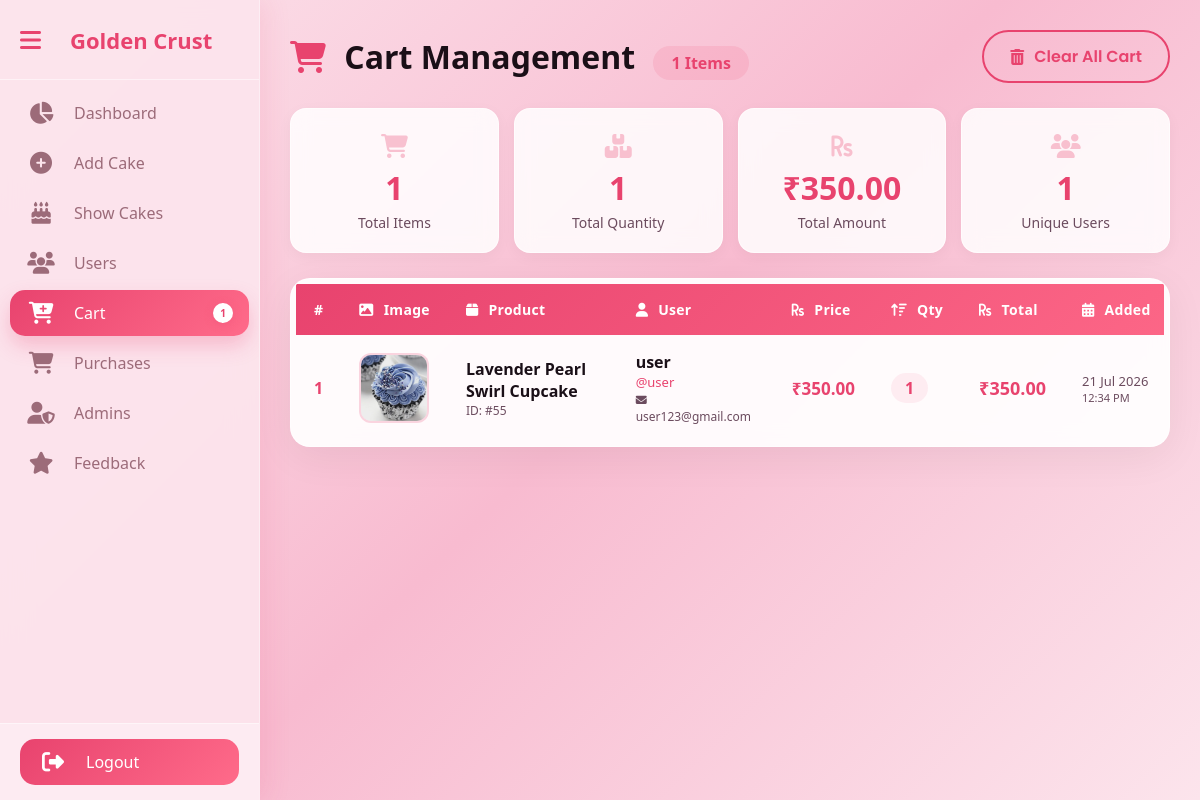
The page /project/admin/admin_cart.php (signed in) on the database as committed earlier.
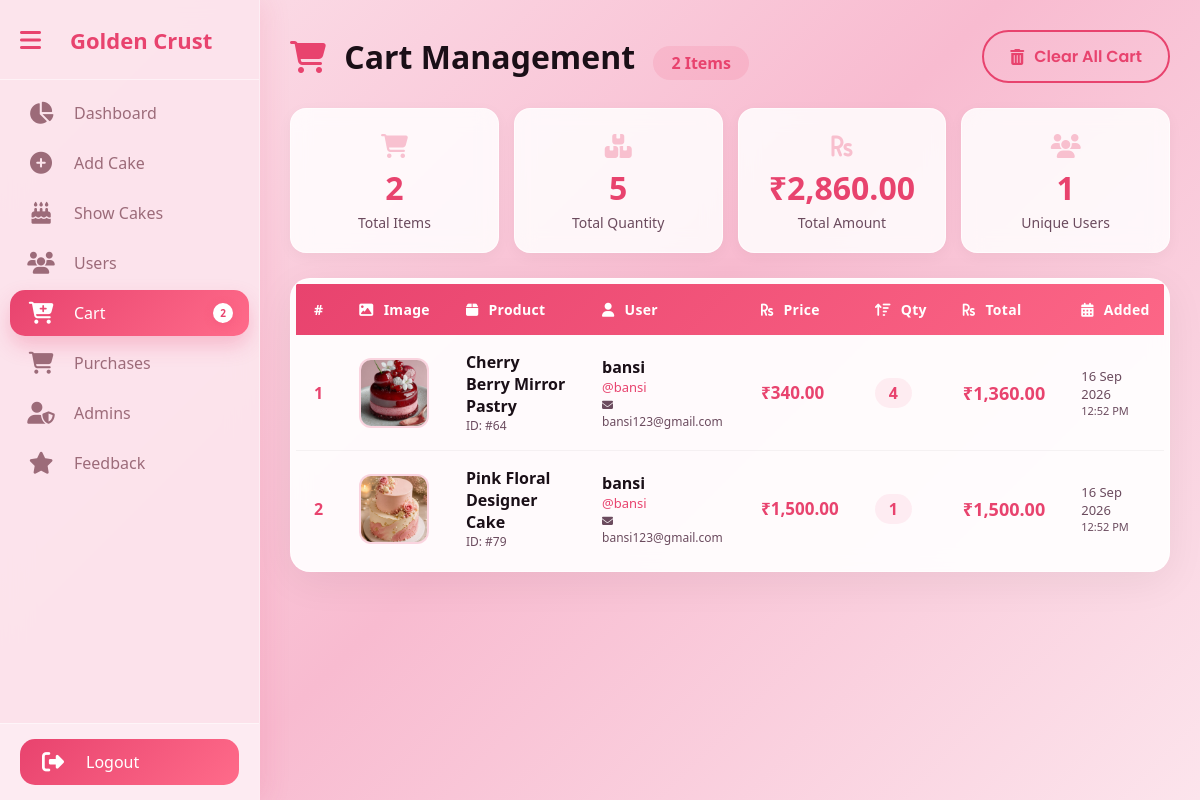
The same page on the database as committed later.
### tables this page shows
CREATE TABLE `cart` (
  `id` int(11) NOT NULL,
  `user_id` int(11) NOT NULL,
  `product_id` int(11) NOT NULL,
  `itemname` varchar(255) NOT NULL,
  `price` decimal(10,2) NOT NULL,
  `quantity` int(11) NOT NULL DEFAULT 1,
  `total` decimal(10,2) NOT NULL,
  `img` varchar(255) DEFAULT NULL,
  `username` varchar(100) NOT NULL,
  `created_at` timestamp NOT NULL DEFAULT current_timestamp()
);

CREATE TABLE `users` (
  `id` int(11) NOT NULL,
  `name` varchar(100) NOT NULL,
  `address` text DEFAULT NULL,
  `city` varchar(100) DEFAULT NULL,
  `pincode` varchar(10) DEFAULT NULL,
  `state` varchar(100) DEFAULT NULL,
  `country` varchar(100) DEFAULT NULL,
  `username` varchar(100) DEFAULT NULL,
  `email` varchar(100) NOT NULL,
  `dob` date DEFAULT NULL,
  `password` varchar(100) NOT NULL,
  `gender` enum('Male','Female','Other') DEFAULT NULL,
  `mobileno` varchar(15) DEFAULT NULL,
  `created_at` timestamp NOT NULL DEFAULT current_timestamp(),
  `phone` varchar(20) DEFAULT NULL
);

### project/admin/admin_cart.php (the view, shortened to what this page needs)
<?php
$conn = mysqli_connect("localhost","root","","golden_crust");
$query = "
    SELECT
        c.id,
        c.user_id,
        c.product_id,
        c.itemname,
        c.price,
        c.quantity,
        c.total,
        c.img,
        c.username,
        c.created_at,
        u.name AS user_fullname,
        u.email AS user_email,
        u.mobileno AS user_mobile
    FROM cart c
    LEFT JOIN users u ON c.user_id = u.id
    ORDER BY c.created_at DESC
";
$result = mysqli_query($conn, $query);
$total_items_query = mysqli_query($conn, "SELECT COUNT(*) AS total FROM cart");
$total_items = mysqli_fetch_assoc($total_items_query)['total'] ?? 0;
$total_quantity_query = mysqli_query($conn, "SELECT SUM(quantity) AS total FROM cart");
$total_quantity = mysqli_fetch_assoc($total_quantity_query)['total'] ?? 0;
$total_amount_query = mysqli_query($conn, "SELECT SUM(total) AS total FROM cart");
$total_amount = mysqli_fetch_assoc($total_amount_query)['total'] ?? 0;
$unique_users_query = mysqli_query($conn, "SELECT COUNT(DISTINCT user_id) AS total FROM cart");
$unique_users = mysqli_fetch_assoc($unique_users_query)['total'] ?? 0;
?>
<!DOCTYPE html>
<html>
<head>
    <link rel="stylesheet" href="https://cdnjs.cloudflare.com/ajax/libs/font-awesome/6.4.0/css/all.min.css">
</head>
<body>
<?php include "includes/sidebar.php"; ?>
<div class="main" id="main">
    <div class="page-header">
        <div class="title">
            <i class="fas fa-shopping-cart"></i> Cart Management
            <span class="badge"><?php echo $total_items; ?> Items</span>
        </div>
        <?php if($total_items > 0): ?>
            <a href="?clear_all=1" class="btn-clear" onclick="return confirm('Are you sure you want to clear all cart items?')">
                <i class="fas fa-trash-alt"></i> Clear All Cart
            </a>
        <?php endif; ?>
    </div>
    <div class="stats-grid">
        <div class="stat-card">
            <div class="stat-icon"><i class="fas fa-shopping-cart"></i></div>
            <div class="stat-number"><?php echo $total_items; ?></div>
            <div class="stat-label">Total Items</div>
        </div>
        <div class="stat-card">
            <div class="stat-icon"><i class="fas fa-boxes"></i></div>
            <div class="stat-number"><?php echo $total_quantity; ?></div>
            <div class="stat-label">Total Quantity</div>
        </div>
        <div class="stat-card">
            <div class="stat-icon"><i class="fas fa-rupee-sign"></i></div>
            <div class="stat-number">₹<?php echo number_format($total_amount, 2); ?></div>
            <div class="stat-label">Total Amount</div>
        </div>
        <div class="stat-card">
            <div class="stat-icon"><i class="fas fa-users"></i></div>
            <div class="stat-number"><?php echo $unique_users; ?></div>
            <div class="stat-label">Unique Users</div>
        </div>
    </div>
    <div class="table-wrapper">
        <div class="table-scroll">
            <table>
                <thead>
                    <tr>
                        <th>#</th>
                        <th><i class="fas fa-image"></i> Image</th>
                        <th><i class="fas fa-box"></i> Product</th>
                        <th><i class="fas fa-user"></i> User</th>
                        <th><i class="fas fa-rupee-sign"></i> Price</th>
                        <th><i class="fas fa-sort-amount-up"></i> Qty</th>
                        <th><i class="fas fa-rupee-sign"></i> Total</th>
                        <th><i class="fas fa-calendar-alt"></i> Added</th>
                    </tr>
                </thead>
                <tbody>
                    <?php if(mysqli_num_rows($result) > 0): ?>
                        <?php $sr = 1; while($row = mysqli_fetch_assoc($result)): ?>
                        <tr>
                            <td class="serial-number"><?php echo $sr++; ?></td>
                            <td>
                                <?php
                                $image_path = '';
                                $image_exists = false;
                                if(!empty($row['img'])){
                                    $paths_to_try = [
                                        'admin/uploads/' . $row['img'],
                                        '../admin/uploads/' . $row['img'],
                                        '../../admin/uploads/' . $row['img'],
                                        'uploads/' . $row['img'],
                                        '../uploads/' . $row['img'],
                                        '../../uploads/' . $row['img']
                                    ];
                                    foreach($paths_to_try as $test_path){
                                        if(file_exists($test_path)){
                                            $image_path = $test_path;
                                            $image_exists = true;
                                            break;
                                        }
                                    }
                                }
                                ?>
                                <?php if(!empty($row['img']) && $image_exists): ?>
                                    <img src="<?php echo htmlspecialchars($image_path); ?>"
                                         alt="<?php echo htmlspecialchars($row['itemname']); ?>"
                                         class="item-img"
                                         onerror="this.style.display='none'; this.nextElementSibling.style.display='flex';">
                                <?php else: ?>
                                    <div class="item-img-placeholder">
                                        <i class="fas fa-cake"></i>
                                    </div>
                                <?php endif; ?>
                            </td>
                            <td>
                                <div class="product-name"><?php echo htmlspecialchars($row['itemname']); ?></div>
                                <div class="product-id">ID: #<?php echo $row['product_id']; ?></div>
                            </td>
                            <td>
                                <div class="user-cell">
                                    <div class="user-name"><?php echo htmlspecialchars($row['user_fullname'] ?? $row['username']); ?></div>
                                    <div class="user-username">@<?php echo htmlspecialchars($row['username']); ?></div>
                                    <div class="user-email"><i class="fas fa-envelope" style="font-size: 11px;"></i> <?php echo htmlspecialchars($row['user_email'] ?? 'N/A'); ?></div>
                                </div>
                            </td>
                            <td class="price-text">₹<?php echo number_format($row['price'], 2); ?></td>
                            <td><span class="qty-badge"><?php echo $row['quantity']; ?></span></td>
                            <td class="total-text">₹<?php echo number_format($row['total'], 2); ?></td>
                            <td>
                                <div class="date-text"><?php echo date('d M Y', strtotime($row['created_at'])); ?></div>
                                <div class="time-text"><?php echo date('h:i A', strtotime($row['created_at'])); ?></div>
                            </td>
                        </tr>
                        <?php endwhile; ?>
                    <?php endif; ?>
                </tbody>
            </table>
        </div>
    </div>
</div>
</body>
</html>

### project/admin/includes/sidebar.php (shortened to what this page needs)
<?php
$currentPage = basename($_SERVER['PHP_SELF']);
$conn = mysqli_connect("localhost","root","","golden_crust");
$cart_count_query = mysqli_query($conn, "SELECT COUNT(*) AS total FROM cart");
$cart_total = mysqli_fetch_assoc($cart_count_query);
$cart_count = $cart_total['total'] ?? 0;
?>
<link rel="stylesheet" href="https://cdnjs.cloudflare.com/ajax/libs/font-awesome/6.5.1/css/all.min.css">
<div class="sidebar" id="sidebar">
    <div class="top-section">
        <div class="toggle-btn" onclick="toggleSidebar()">
            <i class="fas fa-bars"></i>
        </div>
        <h2 class="logo-text">Golden Crust</h2>
    </div>
    <ul>
        <li>
            <a href="dashboard.php" class="<?= ($currentPage=='dashboard.php') ? 'active' : '' ?>">
                <i class="fas fa-chart-pie icon"></i>
                <span class="text">Dashboard</span>
            </a>
        </li>
        <li>
            <a href="add_cake.php" class="<?= ($currentPage=='add_cake.php') ? 'active' : '' ?>">
                <i class="fas fa-plus-circle icon"></i>
                <span class="text">Add Cake</span>
            </a>
        </li>
        <li>
            <a href="show_cakes.php" class="<?= ($currentPage=='show_cakes.php') ? 'active' : '' ?>">
                <i class="fas fa-cake-candles icon"></i>
                <span class="text">Show Cakes</span>
            </a>
        </li>
        <li>
            <a href="users.php" class="<?= ($currentPage=='users.php') ? 'active' : '' ?>">
                <i class="fas fa-users icon"></i>
                <span class="text">Users</span>
            </a>
        </li>
        <li>
            <a href="admin_cart.php" class="<?= ($currentPage=='admin_cart.php') ? 'active' : '' ?>">
                <i class="fas fa-cart-plus icon"></i>
                <span class="text">Cart</span>
                <?php if($cart_count > 0): ?>
                    <span class="badge"><?php echo $cart_count; ?></span>
                <?php endif; ?>
            </a>
        </li>
        <li>
            <a href="purchases.php" class="<?= ($currentPage=='purchases.php') ? 'active' : '' ?>">
                <i class="fas fa-shopping-cart icon"></i>
                <span class="text">Purchases</span>
            </a>
        </li>
        <li>
            <a href="admin_list.php" class="<?= ($currentPage=='admin_list.php') ? 'active' : '' ?>">
                <i class="fas fa-user-shield icon"></i>
                <span class="text">Admins</span>
            </a>
        </li>
        <li>
            <a href="feedback.php" class="<?= ($currentPage=='feedback.php') ? 'active' : '' ?>">
                <i class="fas fa-star icon"></i>
                <span class="text">Feedback</span>
            </a>
        </li>
    </ul>
    <div class="logout-box">
        <a href="logout.php">
            <i class="fas fa-right-from-bracket icon"></i>
            <span class="text">Logout</span>
        </a>
    </div>
</div>

### project/admin/admin_cart.php (style rules this page uses)
* { margin: 0; padding: 0; box-sizing: border-box; }
body { font-family: 'Poppins', sans-serif; background: linear-gradient(135deg, #fce4ec, #f8bbd0, #fce4ec); min-height: 100vh; }
.main { margin-left: 85px; padding: 30px; transition: margin-left 0.35s ease; min-height: 100vh; }
.main.shift { margin-left: 260px; }
.page-header { display: flex; align-items: center; justify-content: space-between; flex-wrap: wrap; gap: 15px; margin-bottom: 25px; }
.page-header .title { font-size: 32px; font-weight: 800; color: #1a0f17; }
.page-header .title i { color: #e8436e; margin-right: 10px; }
.page-header .title .badge { font-size: 16px; background: rgba(232, 67, 110, 0.12); color: #e8436e; padding: 6px 18px; border-radius: 30px; font-weight: 600; margin-left: 10px; }
.btn-clear { padding: 12px 26px; background: transparent; color: #e8436e; border: 2px solid #e8436e; border-radius: 50px; font-size: 16px; font-weight: 600; text-decoration: none; display: inline-flex; align-items: center; gap: 10px; transition: all 0.3s ease; font-family: 'Poppins', sans-serif; }
.stats-grid { display: grid; grid-template-columns: repeat(auto-fit, minmax(170px, 1fr)); gap: 15px; margin-bottom: 25px; }
.stat-card { background: rgba(255, 255, 255, 0.85); backdrop-filter: blur(10px); padding: 20px 24px; border-radius: 16px; border: 1px solid rgba(255, 255, 255, 0.6); text-align: center; box-shadow: 0 4px 15px rgba(0,0,0,0.04); }
.stat-card .stat-number { font-size: 32px; font-weight: 800; color: #e8436e; }
.stat-card .stat-label { font-size: 14px; color: #6b4b5e; font-weight: 500; margin-top: 4px; }
.stat-card .stat-icon { font-size: 24px; color: #e8436e; opacity: 0.3; margin-bottom: 4px; }
.table-wrapper { background: rgba(255, 255, 255, 0.92); backdrop-filter: blur(10px); border-radius: 20px; padding: 5px; box-shadow: 0 10px 40px rgba(0, 0, 0, 0.06); overflow: hidden; border: 1px solid rgba(255, 255, 255, 0.6); }
.table-scroll { overflow-x: auto; }
table { width: 100%; border-collapse: collapse; font-size: 15px; min-width: 1000px; }
thead { background: linear-gradient(135deg, #e8436e, #ff6b8a); }
thead th { color: #fff; padding: 16px 18px; text-align: left; font-weight: 600; font-size: 14px; letter-spacing: 0.3px; white-space: nowrap; }
thead th i { margin-right: 6px; font-size: 14px; }
tbody tr { border-bottom: 1px solid rgba(0, 0, 0, 0.04); transition: 0.3s; }
tbody tr:last-child { border-bottom: none; }
tbody td { padding: 16px 18px; color: #2d1b24; vertical-align: middle; font-size: 15px; }
.item-img { width: 70px; height: 70px; border-radius: 12px; object-fit: cover; border: 2px solid rgba(232, 67, 110, 0.10); background: #fce4ec; display: block; }
.serial-number { font-weight: 700; color: #e8436e; font-size: 16px; }
.user-cell { display: flex; flex-direction: column; }
.user-cell .user-name { font-weight: 600; color: #1a0f17; font-size: 16px; }
.user-cell .user-username { font-size: 13px; color: #e8436e; }
.user-cell .user-email { font-size: 12px; color: #6b4b5e; }
.product-name { font-weight: 600; color: #1a0f17; font-size: 16px; }
.product-id { font-size: 12px; color: #6b4b5e; }
.price-text { font-weight: 600; color: #e8436e; font-size: 17px; }
.total-text { font-weight: 700; color: #e8436e; font-size: 18px; }
.qty-badge { display: inline-block; padding: 4px 14px; border-radius: 20px; background: rgba(232, 67, 110, 0.08); color: #e8436e; font-weight: 700; font-size: 16px; }
.date-text { font-size: 13px; color: #6b4b5e; }
.time-text { font-size: 11px; color: #6b4b5e; }

Rows that differ between the two databases and show on the page:
removed cart: img (picture), itemname "Lavender Pearl Swirl Cupcake", product "55", user.name "user", username "user", user.email "user123@gmail.com", price "350.00", quantity "1", total "350.00", created_at "21 Jul 2026", created_at "12:34 PM"
added cart: img (picture), itemname "Cherry Berry Mirror Pastry", product "64", user.name "bansi", username "bansi", user.email "bansi123@gmail.com", price "340.00", quantity "4", total "1,360.00", created_at "16 Sep 2026", created_at "12:52 PM"
added cart: img (picture), itemname "Pink Floral Designer Cake", product "79", user.name "bansi", username "bansi", user.email "bansi123@gmail.com", price "1,500.00", quantity "1", total "1,500.00", created_at "16 Sep 2026", created_at "12:52 PM"
Other text that changed with them:
$cart_count: "1" → "2"
$total_items: "1" → "2"
$total_quantity: "1" → "5"
$total_amount: "350.00" → "2,860.00"
